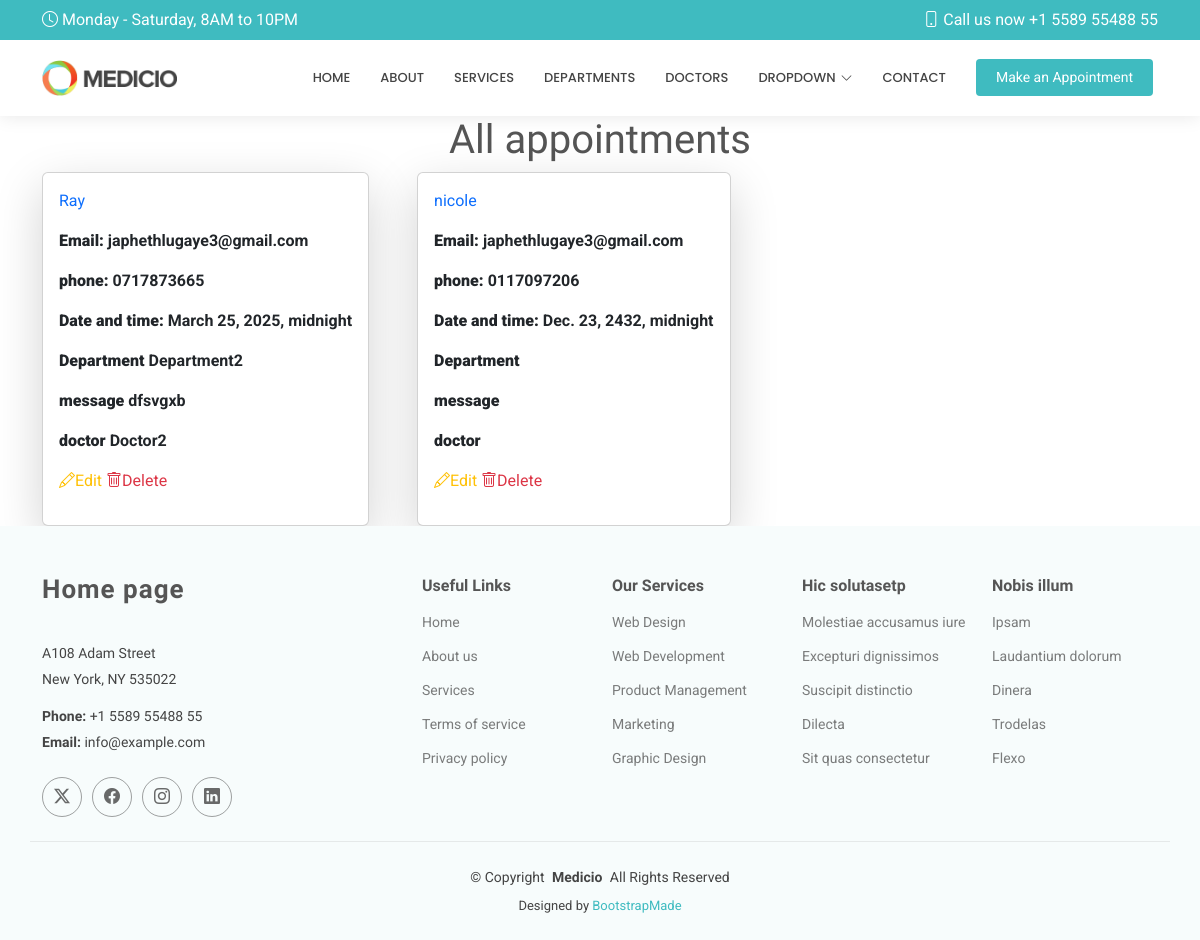
Page /show/ on the committed database.
### HospitalApp/models.py (models this page shows, shortened)
class appointment(models.Model):
    name = models.CharField(max_length=150)
    email = models.EmailField()
    phone = models.CharField(max_length=150)
    date = models.DateTimeField()
    department = models.CharField(max_length=150)
    doctor = models.CharField(max_length=150)
    message = models.TextField()

### HospitalApp/views.py (the view)
# urls.py: path('show/', views.show, name='show'),
def show(request):
    all = appointment.objects.all()
    return render(request, 'show.html', {'all':all})

### Templates/show.html (shortened to what this page needs)
{% extends 'starter-page.html' %}
{% load static %}
{% block content %}
	<h1 class="text-center">All appointments</h1>
   <div class="d-flex container flex-wrap gap-5">
    {% for x in all %}
      <div class="card w-30 p-3 shadow-lg">
      <p class="text-primary">  {{ x.name }}</p>
      <p class="fw-bold "> <strong>Email:</strong> {{ x.email }}</p>
      <p class="fw-bold "> <strong>phone:</strong> {{ x.phone }}</p>
      <p class="fw-bold "> <strong>Date and time:</strong> {{ x.date }}</p>
          <p class="fw-bold "> <strong>Department</strong> {{ x.department }}</p>
          <p class="fw-bold "> <strong>message</strong> {{ x.message }}</p>
          <p class="fw-bold "> <strong>doctor</strong> {{ x.doctor }}</p>
      <p>
          <a href="{% url 'edit' x.id %}" class="text-warning">
              <i class="bi bi-pencil"></i>Edit
          </a>
          <a href="/delete/{{ x.id }}" class="text-danger">
              <i class="bi bi-trash"></i>Delete
          </a>
      </p>
      </div>
    {% endfor %}
    </div>
{% endblock %}

### static/assets/css/main.css (style rules this page uses)
:root { --default-font: "Roboto", system-ui, -apple-system, "Segoe UI", Roboto, "Helvetica Neue", Arial, "Noto Sans", "Liberation Sans", sans-serif, "Apple Color Emoji", "Segoe UI Emoji", "Segoe UI Symbol", "Noto Color Emoji"; --heading-font: "Raleway", sans-serif; --nav-font: "Poppins", sans-serif; }
:root { --background-color: #ffffff; --default-color: #444444; --heading-color: #555555; --accent-color: #3fbbc0; --surface-color: #ffffff; --contrast-color: #ffffff; }
:root { --nav-color: #444444; --nav-hover-color: #3fbbc0; --nav-mobile-background-color: #ffffff; --nav-dropdown-background-color: #ffffff; --nav-dropdown-color: #444444; --nav-dropdown-hover-color: #3fbbc0; }
:root { scroll-behavior: smooth; }
body { color: var(--default-color); background-color: var(--background-color); font-family: var(--default-font); }
a { color: var(--accent-color); text-decoration: none; transition: 0.3s; }
h1, h2, h3, h4, h5, h6 { color: var(--heading-color); font-family: var(--heading-font); }

### rows in the picture
appointment: name "Ray", email "japhethlugaye3@gmail.com", phone "0717873665", date "March 25, 2025, midnight", department "Department2", message "dfsvgxb", doctor "Doctor2"
appointment: name "nicole", email "japhethlugaye3@gmail.com", phone "0117097206", date "Dec. 23, 2432, midnight"
